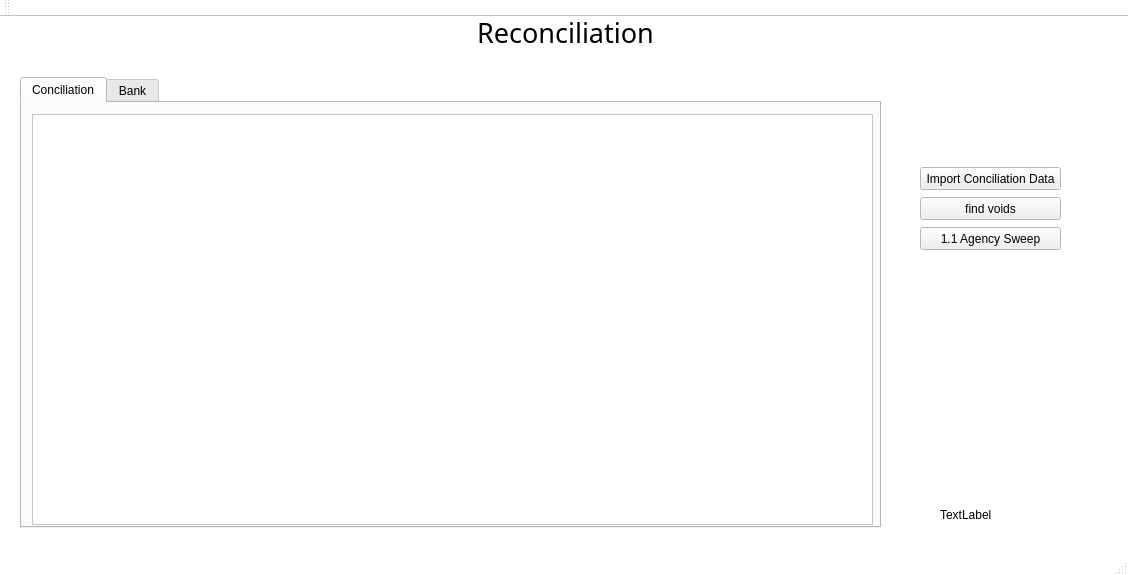
<?xml version="1.0" encoding="UTF-8"?>
<ui version="4.0">
 <class>MainWindow</class>
 <widget class="QMainWindow" name="MainWindow">
  <property name="geometry">
   <rect>
    <x>0</x>
    <y>0</y>
    <width>1128</width>
    <height>575</height>
   </rect>
  </property>
  <property name="sizePolicy">
   <sizepolicy hsizetype="Maximum" vsizetype="Maximum">
    <horstretch>0</horstretch>
    <verstretch>0</verstretch>
   </sizepolicy>
  </property>
  <property name="palette">
   <palette>
    <active>
     <colorrole role="Base">
      <brush brushstyle="SolidPattern">
       <color alpha="255">
        <red>255</red>
        <green>255</green>
        <blue>255</blue>
       </color>
      </brush>
     </colorrole>
     <colorrole role="Window">
      <brush brushstyle="SolidPattern">
       <color alpha="255">
        <red>255</red>
        <green>255</green>
        <blue>255</blue>
       </color>
      </brush>
     </colorrole>
    </active>
    <inactive>
     <colorrole role="Base">
      <brush brushstyle="SolidPattern">
       <color alpha="255">
        <red>255</red>
        <green>255</green>
        <blue>255</blue>
       </color>
      </brush>
     </colorrole>
     <colorrole role="Window">
      <brush brushstyle="SolidPattern">
       <color alpha="255">
        <red>255</red>
        <green>255</green>
        <blue>255</blue>
       </color>
      </brush>
     </colorrole>
    </inactive>
    <disabled>
     <colorrole role="Base">
      <brush brushstyle="SolidPattern">
       <color alpha="255">
        <red>255</red>
        <green>255</green>
        <blue>255</blue>
       </color>
      </brush>
     </colorrole>
     <colorrole role="Window">
      <brush brushstyle="SolidPattern">
       <color alpha="255">
        <red>255</red>
        <green>255</green>
        <blue>255</blue>
       </color>
      </brush>
     </colorrole>
    </disabled>
   </palette>
  </property>
  <property name="windowTitle">
   <string>Reconciliation</string>
  </property>
  <property name="windowIcon">
   <iconset>
    <normaloff>logo.png</normaloff>
    <normalon>:/assets/logo.png</normalon>logo.png</iconset>
  </property>
  <widget class="QWidget" name="centralWidget">
   <widget class="QLabel" name="label1">
    <property name="geometry">
     <rect>
      <x>10</x>
      <y>-20</y>
      <width>1111</width>
      <height>71</height>
     </rect>
    </property>
    <property name="font">
     <font>
      <family>Bahnschrift SemiLight Condensed</family>
      <pointsize>20</pointsize>
     </font>
    </property>
    <property name="text">
     <string>Reconciliation</string>
    </property>
    <property name="alignment">
     <set>Qt::AlignCenter</set>
    </property>
   </widget>
   <widget class="QTabWidget" name="showTabs">
    <property name="geometry">
     <rect>
      <x>20</x>
      <y>60</y>
      <width>861</width>
      <height>451</height>
     </rect>
    </property>
    <property name="currentIndex">
     <number>0</number>
    </property>
    <widget class="QWidget" name="Conciliation">
     <attribute name="title">
      <string>Conciliation</string>
     </attribute>
     <widget class="QTableView" name="tableView">
      <property name="geometry">
       <rect>
        <x>10</x>
        <y>11</y>
        <width>841</width>
        <height>411</height>
       </rect>
      </property>
     </widget>
    </widget>
    <widget class="QWidget" name="Bank">
     <attribute name="title">
      <string>Bank</string>
     </attribute>
    </widget>
   </widget>
   <widget class="QLabel" name="connect_lbl">
    <property name="geometry">
     <rect>
      <x>940</x>
      <y>490</y>
      <width>171</width>
      <height>16</height>
     </rect>
    </property>
    <property name="text">
     <string>TextLabel</string>
    </property>
   </widget>
   <widget class="QPushButton" name="importData">
    <property name="geometry">
     <rect>
      <x>920</x>
      <y>150</y>
      <width>141</width>
      <height>23</height>
     </rect>
    </property>
    <property name="text">
     <string>Import Conciliation Data</string>
    </property>
   </widget>
   <widget class="QPushButton" name="void_btn">
    <property name="geometry">
     <rect>
      <x>920</x>
      <y>180</y>
      <width>141</width>
      <height>23</height>
     </rect>
    </property>
    <property name="text">
     <string>find voids</string>
    </property>
   </widget>
   <widget class="QPushButton" name="conc_btn">
    <property name="geometry">
     <rect>
      <x>920</x>
      <y>210</y>
      <width>141</width>
      <height>23</height>
     </rect>
    </property>
    <property name="text">
     <string>1.1 Agency Sweep</string>
    </property>
   </widget>
  </widget>
  <widget class="QMenuBar" name="menuBar">
   <property name="geometry">
    <rect>
     <x>0</x>
     <y>0</y>
     <width>1128</width>
     <height>21</height>
    </rect>
   </property>
  </widget>
  <widget class="QToolBar" name="mainToolBar">
   <attribute name="toolBarArea">
    <enum>TopToolBarArea</enum>
   </attribute>
   <attribute name="toolBarBreak">
    <bool>false</bool>
   </attribute>
  </widget>
  <widget class="QStatusBar" name="statusBar"/>
 </widget>
 <layoutdefault spacing="6" margin="11"/>
 <resources/>
 <connections/>
</ui>
